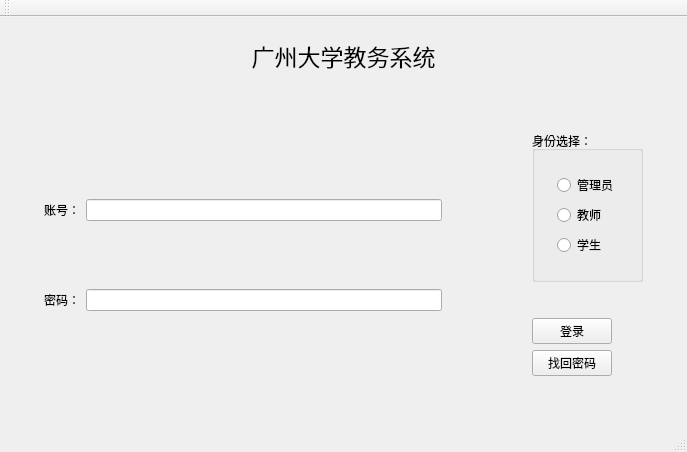
<?xml version="1.0" encoding="UTF-8"?>
<ui version="4.0">
 <class>MainWindow</class>
 <widget class="QMainWindow" name="MainWindow">
  <property name="geometry">
   <rect>
    <x>0</x>
    <y>0</y>
    <width>687</width>
    <height>452</height>
   </rect>
  </property>
  <property name="windowTitle">
   <string>MainWindow</string>
  </property>
  <widget class="QWidget" name="centralWidget">
   <layout class="QVBoxLayout" name="verticalLayout">
    <item>
     <widget class="QWidget" name="widget" native="true">
      <property name="sizePolicy">
       <sizepolicy hsizetype="Preferred" vsizetype="Fixed">
        <horstretch>0</horstretch>
        <verstretch>0</verstretch>
       </sizepolicy>
      </property>
      <layout class="QVBoxLayout" name="verticalLayout_2">
       <item>
        <widget class="QLabel" name="title">
         <property name="sizePolicy">
          <sizepolicy hsizetype="Preferred" vsizetype="Fixed">
           <horstretch>0</horstretch>
           <verstretch>0</verstretch>
          </sizepolicy>
         </property>
         <property name="font">
          <font>
           <family>造字工房悦黑体验版常规体</family>
           <pointsize>17</pointsize>
          </font>
         </property>
         <property name="text">
          <string>广州大学教务系统</string>
         </property>
         <property name="alignment">
          <set>Qt::AlignCenter</set>
         </property>
        </widget>
       </item>
      </layout>
     </widget>
    </item>
    <item>
     <widget class="QWidget" name="widget_2" native="true">
      <layout class="QHBoxLayout" name="horizontalLayout_3">
       <item>
        <widget class="QWidget" name="id_pwd" native="true">
         <layout class="QVBoxLayout" name="verticalLayout_3">
          <item>
           <spacer name="verticalSpacer">
            <property name="orientation">
             <enum>Qt::Vertical</enum>
            </property>
            <property name="sizeHint" stdset="0">
             <size>
              <width>20</width>
              <height>40</height>
             </size>
            </property>
           </spacer>
          </item>
          <item>
           <widget class="QWidget" name="id_widget" native="true">
            <layout class="QHBoxLayout" name="horizontalLayout">
             <item>
              <widget class="QLabel" name="id">
               <property name="text">
                <string>账号：</string>
               </property>
              </widget>
             </item>
             <item>
              <widget class="QLineEdit" name="id_input"/>
             </item>
            </layout>
           </widget>
          </item>
          <item>
           <spacer name="verticalSpacer_3">
            <property name="orientation">
             <enum>Qt::Vertical</enum>
            </property>
            <property name="sizeType">
             <enum>QSizePolicy::Preferred</enum>
            </property>
            <property name="sizeHint" stdset="0">
             <size>
              <width>20</width>
              <height>40</height>
             </size>
            </property>
           </spacer>
          </item>
          <item>
           <widget class="QWidget" name="pwd_widget" native="true">
            <layout class="QHBoxLayout" name="horizontalLayout_2">
             <item>
              <widget class="QLabel" name="pwd">
               <property name="text">
                <string>密码：</string>
               </property>
              </widget>
             </item>
             <item>
              <widget class="QLineEdit" name="pwd_input">
               <property name="echoMode">
                <enum>QLineEdit::Password</enum>
               </property>
              </widget>
             </item>
            </layout>
           </widget>
          </item>
          <item>
           <spacer name="verticalSpacer_2">
            <property name="orientation">
             <enum>Qt::Vertical</enum>
            </property>
            <property name="sizeHint" stdset="0">
             <size>
              <width>20</width>
              <height>40</height>
             </size>
            </property>
           </spacer>
          </item>
         </layout>
        </widget>
       </item>
       <item>
        <spacer name="horizontalSpacer">
         <property name="orientation">
          <enum>Qt::Horizontal</enum>
         </property>
         <property name="sizeType">
          <enum>QSizePolicy::Fixed</enum>
         </property>
         <property name="sizeHint" stdset="0">
          <size>
           <width>40</width>
           <height>20</height>
          </size>
         </property>
        </spacer>
       </item>
       <item>
        <widget class="QWidget" name="tools" native="true">
         <property name="sizePolicy">
          <sizepolicy hsizetype="Preferred" vsizetype="Preferred">
           <horstretch>0</horstretch>
           <verstretch>0</verstretch>
          </sizepolicy>
         </property>
         <layout class="QVBoxLayout" name="verticalLayout_8">
          <item>
           <widget class="QWidget" name="identity" native="true">
            <property name="sizePolicy">
             <sizepolicy hsizetype="Fixed" vsizetype="Fixed">
              <horstretch>0</horstretch>
              <verstretch>0</verstretch>
             </sizepolicy>
            </property>
            <layout class="QVBoxLayout" name="verticalLayout_7">
             <item>
              <widget class="QGroupBox" name="groupBox">
               <property name="sizePolicy">
                <sizepolicy hsizetype="Preferred" vsizetype="Fixed">
                 <horstretch>0</horstretch>
                 <verstretch>0</verstretch>
                </sizepolicy>
               </property>
               <property name="title">
                <string>身份选择：</string>
               </property>
               <layout class="QVBoxLayout" name="verticalLayout_6">
                <item>
                 <widget class="QWidget" name="widget_3" native="true">
                  <layout class="QVBoxLayout" name="verticalLayout_5">
                   <item>
                    <widget class="QRadioButton" name="admin">
                     <property name="text">
                      <string>管理员</string>
                     </property>
                    </widget>
                   </item>
                   <item>
                    <widget class="QRadioButton" name="teacher">
                     <property name="text">
                      <string>教师</string>
                     </property>
                    </widget>
                   </item>
                   <item>
                    <widget class="QRadioButton" name="student">
                     <property name="text">
                      <string>学生</string>
                     </property>
                    </widget>
                   </item>
                  </layout>
                 </widget>
                </item>
               </layout>
              </widget>
             </item>
            </layout>
           </widget>
          </item>
          <item>
           <widget class="QWidget" name="buttons" native="true">
            <property name="sizePolicy">
             <sizepolicy hsizetype="Fixed" vsizetype="Fixed">
              <horstretch>0</horstretch>
              <verstretch>0</verstretch>
             </sizepolicy>
            </property>
            <layout class="QVBoxLayout" name="verticalLayout_4">
             <item>
              <widget class="QPushButton" name="login">
               <property name="text">
                <string>登录</string>
               </property>
              </widget>
             </item>
             <item>
              <widget class="QPushButton" name="findPwd">
               <property name="text">
                <string>找回密码</string>
               </property>
              </widget>
             </item>
            </layout>
           </widget>
          </item>
         </layout>
        </widget>
       </item>
      </layout>
     </widget>
    </item>
   </layout>
  </widget>
  <widget class="QMenuBar" name="menuBar">
   <property name="geometry">
    <rect>
     <x>0</x>
     <y>0</y>
     <width>687</width>
     <height>25</height>
    </rect>
   </property>
  </widget>
  <widget class="QToolBar" name="mainToolBar">
   <attribute name="toolBarArea">
    <enum>TopToolBarArea</enum>
   </attribute>
   <attribute name="toolBarBreak">
    <bool>false</bool>
   </attribute>
  </widget>
  <widget class="QStatusBar" name="statusBar"/>
 </widget>
 <layoutdefault spacing="6" margin="11"/>
 <resources/>
 <connections/>
</ui>
